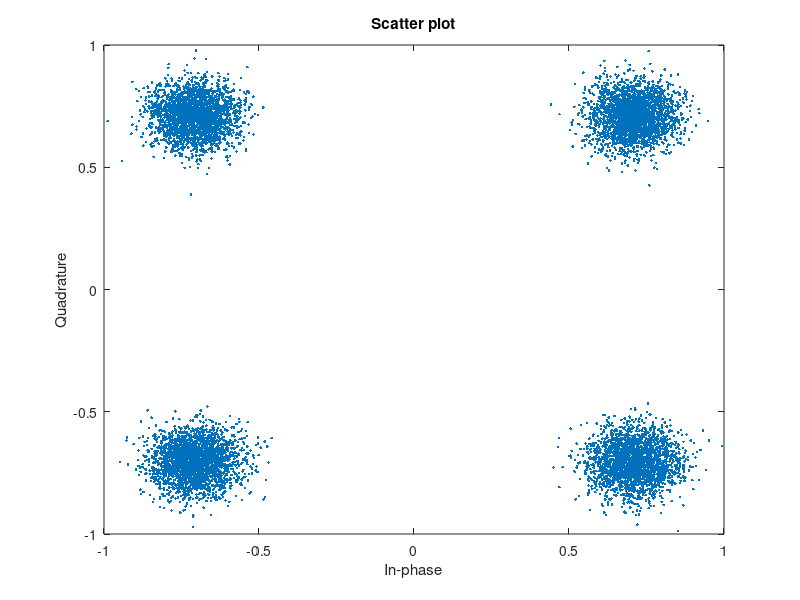

Write MATLAB code to recreate this figure. (Note: this script raises an error after producing the figure.)
close all;

N=512;
delta_c = 31.250e3; % subcarrier_spacing in Hz
prefix_redundancy = 0.0655; % 6.55%

% random QPSK data symbols to modulate with OFDM
rng(2025);                              % Set seed for reproducibility
M = 4;
dataSymbols = randi([0 M-1], 10000, 1);   % Generate 10000 random QPSK symbols (0, 1, 2, 3)
data = pskmod(dataSymbols, M, pi/M);    % QPSK modulation
scatterplot(awgn(data,20))

OF = 2;
Lc = round(prefix_redundancy * N);

data = data.';
[x, u, w] = OFDMmod(data, N, Lc, OF);

% Frecuencias / Fs para pwelch
Fs_base = N * delta_c;   % frecuencia de muestreo (antes de oversampling)
% Justificación: delta_c = Fs_base / N  =>  Fs_base = N * delta_f
Fs = OF * Fs_base;       % frecuencia de muestreo tras oversampling y filtro

figure;
pwelch(x, 512, [], 512, Fs);

figure;
pwelch(x, 512, [], 512, Fs, 'centered')

%% With same X and Y axis
[Px, f] = pwelch(x, 512, [], 512, Fs, 'centered');
[Pu, f2] = pwelch(sqrt(OF)*u, 512, [], 512, Fs, 'centered');
figure;
plot(f, 10*log10(Px)); hold on;
plot(f2, 10*log10(Pu));
grid on;

xlabel('Frecuencia (Hz)');
ylabel('PSD (dB/Hz)');
legend('PSD de x', 'PSD de sqrt(OF)*u');
title('Comparación de PSD en el mismo eje');

P = 150;
gtx = srrc(0, P, OF);
figure;
freqz(gtx, 1, 2048, Fs);
title('Función de transferencia del filtro de interpolación');
xlabel('Frecuencia (Hz)');
ylabel('Magnitud (dB)');
grid on;